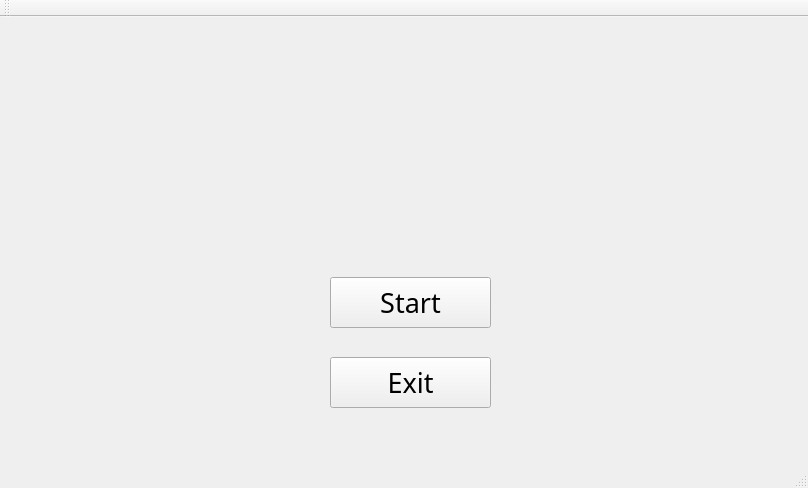
<?xml version="1.0" encoding="UTF-8"?>
<ui version="4.0">
 <class>MainWindow</class>
 <widget class="QMainWindow" name="MainWindow">
  <property name="geometry">
   <rect>
    <x>0</x>
    <y>0</y>
    <width>808</width>
    <height>488</height>
   </rect>
  </property>
  <property name="windowTitle">
   <string>MainWindow</string>
  </property>
  <widget class="QWidget" name="centralWidget">
   <widget class="QPushButton" name="pushButton">
    <property name="geometry">
     <rect>
      <x>330</x>
      <y>260</y>
      <width>161</width>
      <height>51</height>
     </rect>
    </property>
    <property name="font">
     <font>
      <family>Bauhaus 93</family>
      <pointsize>20</pointsize>
     </font>
    </property>
    <property name="text">
     <string>Start</string>
    </property>
   </widget>
   <widget class="QPushButton" name="pushButton_2">
    <property name="geometry">
     <rect>
      <x>330</x>
      <y>340</y>
      <width>161</width>
      <height>51</height>
     </rect>
    </property>
    <property name="font">
     <font>
      <family>Bauhaus 93</family>
      <pointsize>20</pointsize>
     </font>
    </property>
    <property name="text">
     <string>Exit</string>
    </property>
   </widget>
  </widget>
  <widget class="QMenuBar" name="menuBar">
   <property name="geometry">
    <rect>
     <x>0</x>
     <y>0</y>
     <width>808</width>
     <height>21</height>
    </rect>
   </property>
  </widget>
  <widget class="QToolBar" name="mainToolBar">
   <attribute name="toolBarArea">
    <enum>TopToolBarArea</enum>
   </attribute>
   <attribute name="toolBarBreak">
    <bool>false</bool>
   </attribute>
  </widget>
  <widget class="QStatusBar" name="statusBar"/>
 </widget>
 <layoutdefault spacing="6" margin="11"/>
 <resources/>
 <connections/>
</ui>
